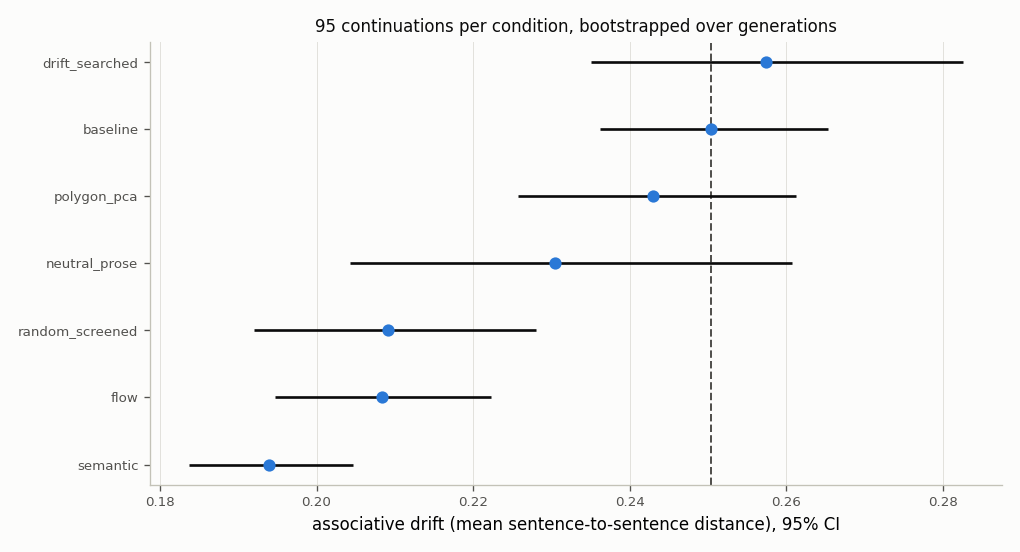

Write the Python code that produced this figure.
"""powered_drift — the properly powered comparison. No search, fixed poems, 100 continuations each.

Two searches failed because the objective's standard error exceeded the effect: optimising a
quantity that noisy just fits sampling noise, and both did. The fix is not a better search. It is to
stop searching, fix a small set of candidates, and measure each one enough times to know whether the
differences are real.

**Seven conditions**, all previously built, nothing new:
    baseline            — no poem
    semantic            — the w=0.3 hypnagogia poem, about the state; led on drift in both prior runs
    random_screened     — 16 random lines from the screened pool
    drift_searched      — the output of the failed direct search
    flow                — the opposite affective pole
    neutral_prose       — matched-length declarative prose
    polygon_pca         — added after the first six; same pool, mask and target as `semantic`, but
                          selects by orbiting a local PCA neighbourhood in vector space instead of by
                          affective band membership. The controlled contrast with `semantic` isolates
                          the selection rule from everything else.

**100 continuations per condition**, 700 generations total, fixed seeds shared across conditions so
every condition meets the same sampling noise. Per-condition results are cached under
`explore/scratch/powered_drift/`, so adding a condition re-generates only that one.

**Clustered bootstrap.** Sentence-to-sentence hops within one continuation are correlated — they come
from the same sample — so resampling hops would badly understate the interval. The unit of
resampling is the *generation*: each contributes one mean-hop value, and the 95% interval is taken
over 10,000 resamples of those 100 values. Pairwise differences are bootstrapped the same way.

**Pre-registered question.** Does the semantic poem's drift advantage (0.290 and 0.287 in two
underpowered runs, against ~0.244 baseline) survive? A difference of ~0.04 is what we are trying to
resolve, so the interval on each condition needs to be well inside that.

Usage: python3 explore/hypnagogia/powered_drift.py [--smoke]
Outputs (committed): powered_drift.csv, powered_drift_summary.csv, powered_drift.png
"""
import argparse
import importlib.util
import re
import time
from pathlib import Path

import numpy as np
import pandas as pd
import torch

from spiritbench.config import load_config, REPO_ROOT
from spiritbench.listener.model import HiddenStateModel
from spiritbench.stimuli import adapter as ad
from spiritbench.stimuli.phrase_bank import load_nrc

HERE = Path(__file__).resolve().parent
SCRATCH = REPO_ROOT / "explore/scratch/powered_drift"
GEN_PROMPT = "I close my eyes, and what comes to mind is"
WORD = re.compile(r"[a-z']+")
# 55 tokens left most continuations with <2 sentences, so drift was undefined and
# two-thirds of samples were discarded. 110 gives 3+ sentences in nearly all of them.
N_GEN, GEN_TOK, N_BOOT = 100, 110, 10000

_r = importlib.util.spec_from_file_location("hr", HERE / "run.py")
hr = importlib.util.module_from_spec(_r); _r.loader.exec_module(hr)
_w = importlib.util.spec_from_file_location("ws", HERE / "weighted_selection.py")
ws = importlib.util.module_from_spec(_w); _w.loader.exec_module(ws)
_d = importlib.util.spec_from_file_location("ds", HERE / "drift_search.py")
ds = importlib.util.module_from_spec(_d); _d.loader.exec_module(ds)
cp, hy, fl, rb = hr.cp, hr.hy, hr.fl, hr.rb

NEUTRAL = ("The room contains a table and two chairs. A window faces the street. Papers are stacked "
           "on the desk. The clock shows the hour. Outside a car passes. The shelves hold books in "
           "no particular order. A cup sits near the lamp. The floor is wooden. Light comes from "
           "the left. The door stays closed. A calendar hangs on the wall. The air is still.")


def main():
    ap = argparse.ArgumentParser(); ap.add_argument("--smoke", action="store_true")
    args = ap.parse_args()
    n_gen = 6 if args.smoke else N_GEN
    SCRATCH.mkdir(parents=True, exist_ok=True)

    cfg = load_config()
    nrc = load_nrc(cfg["nrc_lexicon"])
    art = ad.load_art(str(REPO_ROOT / "data/phrase_bank/phrase_graph.json"))
    ok, vocab = cp.clean_mask(art, cfg["glove_path"])
    no_minor = np.array([not (rb.MINOR & set(rb.WORD.findall(art.word(i).lower())))
                         for i in range(len(art.nodes))])
    screen_ok = np.array([not ds.screened(art.word(i)) for i in range(len(art.nodes))])
    pool = np.where(ok & no_minor & screen_ok)[0]
    cen = lambda F: tuple(np.mean([[nrc[w][0], nrc[w][1]]                      # noqa: E731
                                   for wss in F.values() for w in wss if w in nrc], axis=0))
    hyp_mask = ok & no_minor & screen_ok & hr.facet_union(art, hy.FACETS, vocab, cfg["glove_path"])
    flow_mask = ok & no_minor & screen_ok & hr.facet_union(art, fl.FACETS, vocab, cfg["glove_path"])

    import random as _r2
    rng = _r2.Random(5)
    line = lambda ids: ".\n".join(art.word(i) for i in ids)                     # noqa: E731
    conditions = {
        "baseline": "",
        "semantic": line(ws.walk_weighted(art, hyp_mask, cen(hy.FACETS), 16, 0.3)),
        "random_screened": line(rng.sample(list(pool), 16)),
        "flow": line(ws.walk_weighted(art, flow_mask, cen(fl.FACETS), 16, 0.3)),
        "neutral_prose": NEUTRAL,
    }
    # polygon-pca: the one stock constructor that behaves unlike the rest — last on the published
    # metric but first or second under a calibrated read, and it selects by orbiting a local
    # neighbourhood in vector space rather than by affective band membership. It takes no mask, so
    # the semantic and content filters are applied to its path afterwards.
    poly = ad.apply_mask_to_path(
        art, ad.polygon_pca(art, tuple(cfg["neutral_start"]), cen(hy.FACETS), 16, 42), hyp_mask)
    conditions["polygon_pca"] = line(poly)
    print(f"  polygon-pca: {len(set(poly))} distinct lines, coherence "
          f"{hr.line_coherence(art, poly):.3f}", flush=True)

    dp = HERE / "drift_poems.md"
    if dp.exists():
        t = dp.read_text()
        if "## drift-searched (max)" in t:
            conditions["drift_searched"] = t.split("## drift-searched (max)")[1].split("```")[1].strip()

    model = HiddenStateModel(cfg["listener_model"], device=cfg["device"])
    tok, net, dev = model.tokenizer, model.model, model.device
    pre = cfg["preamble"]
    WV, WK = ds.load_wordvecs(cfg)

    def embed(t):
        ts = [x for x in WORD.findall(t.lower()) if x in WK]
        if not ts:
            return None
        v = WV[[WK[x] for x in ts]].mean(0)
        return v / max(np.linalg.norm(v), 1e-9)

    t0 = time.time()
    rows = []
    for name, body in conditions.items():
        cpath = SCRATCH / f"{name}.csv"
        if cpath.exists():
            rows.append(pd.read_csv(cpath))
            print(f"  {name:<16} cached", flush=True)
            continue
        ctx = pre + (body + "\n\n" if body else "") + GEN_PROMPT
        ii = tok(ctx, return_tensors="pt").to(dev)
        recs = []
        for g in range(n_gen):
            torch.manual_seed(5000 + g)                    # shared across conditions
            with torch.no_grad():
                o = net.generate(**ii, max_new_tokens=GEN_TOK, do_sample=True, temperature=0.9,
                                 top_p=0.95, repetition_penalty=1.2, pad_token_id=tok.eos_token_id)
            txt = tok.decode(o[0, ii["input_ids"].shape[1]:], skip_special_tokens=True)
            es = [e for e in (embed(x) for x in re.split(r"[.!?\n]+", txt) if len(x.split()) > 2)
                  if e is not None]
            hops = [1 - es[i] @ es[i + 1] for i in range(len(es) - 1)]
            toks = WORD.findall(txt.lower())
            recs.append(dict(condition=name, gen=g, n_hops=len(hops),
                             drift=float(np.mean(hops)) if hops else np.nan,
                             ttr=len(set(toks)) / len(toks) if toks else np.nan,
                             n_tokens=len(toks)))
            if (g + 1) % 25 == 0:
                print(f"    {name}: {g + 1}/{n_gen}  [{time.time() - t0:.0f}s]", flush=True)
        d = pd.DataFrame(recs)
        d.to_csv(cpath, index=False)
        rows.append(d)
        print(f"  {name:<16} drift {d.drift.mean():.4f} (n={d.drift.notna().sum()} usable)",
              flush=True)

    df = pd.concat(rows, ignore_index=True)
    df.to_csv(HERE / "powered_drift.csv", index=False)

    # clustered bootstrap: the generation is the unit of resampling
    boot = np.random.default_rng(0)
    summ = []
    vals = {}
    for name, g in df.groupby("condition"):
        v = g.drift.dropna().to_numpy()
        vals[name] = v
        bs = np.array([boot.choice(v, len(v), replace=True).mean() for _ in range(N_BOOT)])
        lo, hi = np.percentile(bs, [2.5, 97.5])
        summ.append(dict(condition=name, n=len(v), drift=v.mean(), ci_lo=lo, ci_hi=hi,
                         sd=v.std(ddof=1), se=v.std(ddof=1) / np.sqrt(len(v)),
                         mean_hops=g.n_hops.mean(), ttr=g.ttr.mean()))
    s = pd.DataFrame(summ).sort_values("drift", ascending=False)
    s.to_csv(HERE / "powered_drift_summary.csv", index=False)
    print("\n" + s.round(4).to_string(index=False))

    print("\npairwise differences vs each reference, bootstrapped over generations:")
    for ref in ("baseline", "random_screened"):
        if ref not in vals:
            continue
        print(f"  against {ref}:")
        for name, v in vals.items():
            if name == ref:
                continue
            d = np.array([boot.choice(v, len(v), True).mean()
                          - boot.choice(vals[ref], len(vals[ref]), True).mean()
                          for _ in range(N_BOOT)])
            lo, hi = np.percentile(d, [2.5, 97.5])
            sig = "" if lo <= 0 <= hi else "  *"
            print(f"    {name:<16} {d.mean():+.4f}  [{lo:+.4f}, {hi:+.4f}]{sig}")

    import matplotlib
    matplotlib.use("Agg")
    import matplotlib.pyplot as plt
    BLUE, INK, MUTED, GRID = "#2a78d6", "#0b0b0b", "#52514e", "#e2e1dc"
    fig, ax = plt.subplots(figsize=(8.5, 4.6), dpi=120)
    fig.patch.set_facecolor("#fcfcfb"); ax.set_facecolor("#fcfcfb")
    o = s.sort_values("drift")
    yy = np.arange(len(o))
    ax.hlines(yy, o.ci_lo, o.ci_hi, color=INK, lw=1.6, zorder=3)
    ax.scatter(o.drift, yy, s=54, color=BLUE, zorder=4, lw=0)
    bl = s[s.condition == "baseline"]
    if len(bl):
        ax.axvline(bl.drift.iloc[0], color=MUTED, ls="--", lw=1.2, zorder=2)
    ax.set_yticks(yy); ax.set_yticklabels(o.condition, fontsize=9)
    ax.set_xlabel("associative drift (mean sentence-to-sentence distance), 95% CI")
    ax.set_title(f"{int(s.n.iloc[0])} continuations per condition, bootstrapped over generations",
                 fontsize=10, color=INK)
    ax.grid(axis="x", color=GRID, lw=.6, zorder=0)
    for s_ in ("top", "right"):
        ax.spines[s_].set_visible(False)
    for s_ in ("left", "bottom"):
        ax.spines[s_].set_color("#c3c2b7")
    ax.tick_params(colors=MUTED, labelsize=8)
    fig.tight_layout()
    fig.savefig(HERE / "powered_drift.png", facecolor=fig.get_facecolor())
    print(f"\nwrote powered_drift.csv powered_drift_summary.csv powered_drift.png "
          f"({(time.time() - t0) / 60:.1f} min)")


if __name__ == "__main__":
    main()
